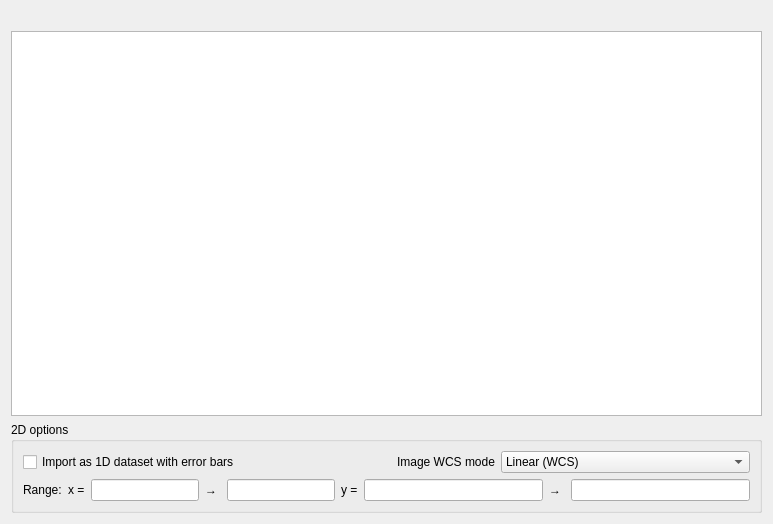
<?xml version="1.0" encoding="UTF-8"?>
<ui version="4.0">
 <class>Form</class>
 <widget class="QWidget" name="Form">
  <property name="geometry">
   <rect>
    <x>0</x>
    <y>0</y>
    <width>773</width>
    <height>524</height>
   </rect>
  </property>
  <property name="windowTitle">
   <string>Form</string>
  </property>
  <layout class="QVBoxLayout" name="verticalLayout">
   <item>
    <widget class="QLabel" name="fitsimportstatus">
     <property name="text">
      <string/>
     </property>
    </widget>
   </item>
   <item>
    <widget class="QTreeView" name="fitstreeview"/>
   </item>
   <item>
    <widget class="QGroupBox" name="fitstwodgrp">
     <property name="title">
      <string>2D options</string>
     </property>
     <layout class="QGridLayout" name="gridLayout">
      <item row="0" column="0">
       <widget class="QCheckBox" name="fitstwodimport1d">
        <property name="text">
         <string>Import as 1D dataset with error bars</string>
        </property>
       </widget>
      </item>
      <item row="0" column="1" colspan="2">
       <layout class="QHBoxLayout" name="horizontalLayout_2">
        <item>
         <widget class="QLabel" name="label_6">
          <property name="text">
           <string>Image WCS mode</string>
          </property>
          <property name="alignment">
           <set>Qt::AlignRight|Qt::AlignTrailing|Qt::AlignVCenter</set>
          </property>
         </widget>
        </item>
        <item>
         <widget class="QComboBox" name="fitswcsmode">
          <item>
           <property name="text">
            <string extracomment="Use WCS keywords assuming linear coordinates">Linear (WCS)</string>
           </property>
          </item>
          <item>
           <property name="text">
            <string extracomment="Pixels numbered from 0">Pixel (simple)</string>
           </property>
          </item>
          <item>
           <property name="text">
            <string extracomment="Pixels numbered from reference pixel">Pixel (WCS)</string>
           </property>
          </item>
          <item>
           <property name="text">
            <string extracomment="Fraction from 0 to 1">Fractional</string>
           </property>
          </item>
         </widget>
        </item>
       </layout>
      </item>
      <item row="1" column="0" colspan="2">
       <layout class="QHBoxLayout" name="horizontalLayout">
        <item>
         <widget class="QLabel" name="label">
          <property name="text">
           <string>Range:</string>
          </property>
         </widget>
        </item>
        <item>
         <widget class="QLabel" name="label_2">
          <property name="text">
           <string>x =</string>
          </property>
         </widget>
        </item>
        <item>
         <widget class="QLineEdit" name="fitstwodminx"/>
        </item>
        <item>
         <widget class="QLabel" name="label_3">
          <property name="text">
           <string>→ </string>
          </property>
         </widget>
        </item>
        <item>
         <widget class="QLineEdit" name="fitstwodmaxx"/>
        </item>
       </layout>
      </item>
      <item row="1" column="2">
       <layout class="QHBoxLayout" name="horizontalLayout_3">
        <item>
         <widget class="QLabel" name="label_4">
          <property name="text">
           <string>y =</string>
          </property>
         </widget>
        </item>
        <item>
         <widget class="QLineEdit" name="fitstwodminy"/>
        </item>
        <item>
         <widget class="QLabel" name="label_5">
          <property name="text">
           <string>→ </string>
          </property>
         </widget>
        </item>
        <item>
         <widget class="QLineEdit" name="fitstwodmaxy"/>
        </item>
       </layout>
      </item>
     </layout>
    </widget>
   </item>
  </layout>
 </widget>
 <resources/>
 <connections/>
</ui>
